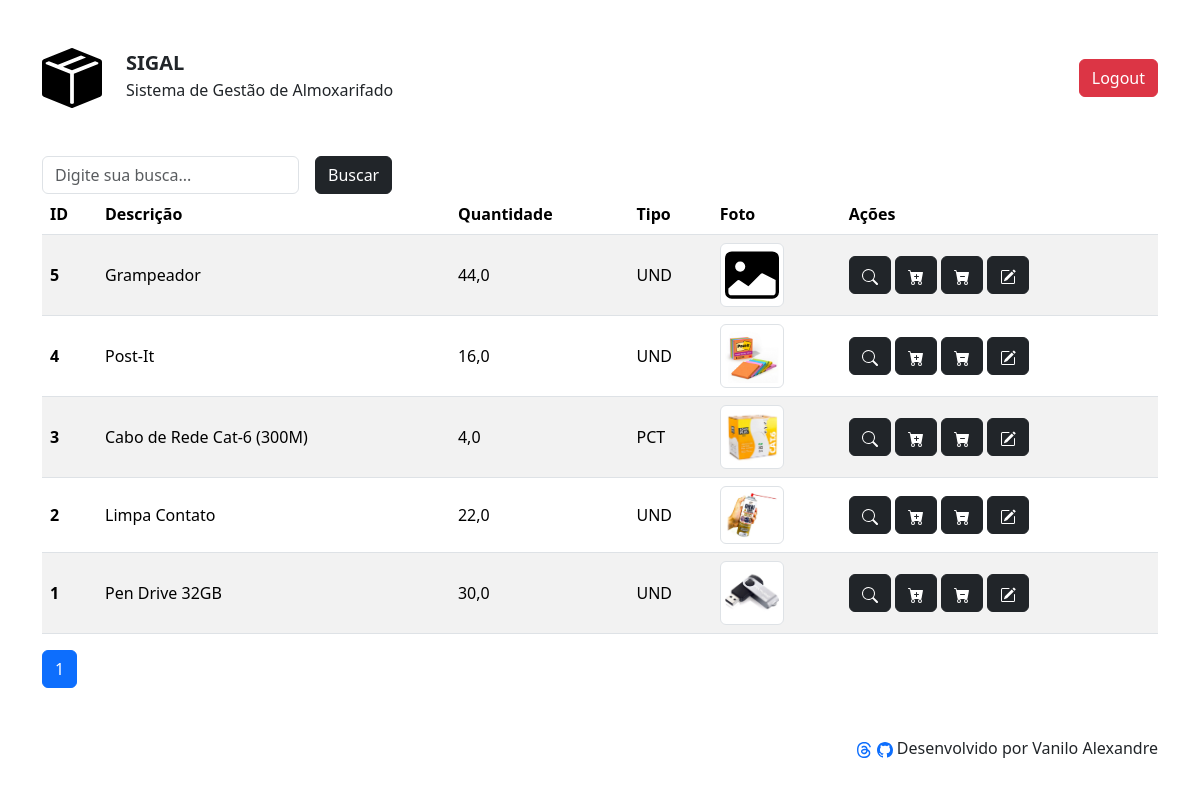
The page /list (signed in) on the database its author committed.
### apps/estoque/models.py (models this page shows, shortened)
class Material(models.Model):
    OPCOES_CATEGORIA = [
        ("MAT-TIC", "Material de TIC"),
        ("MAT-EXPEDIENTE", "Material de Expediente"),
        ("MAT-ESCRITORIO", "Material de Escritório"),
    ]
    OPCOES_MEDIDA = [
        ("UND", "Unidade"),
        ("KG", "Quilograma"),
        ("PCT", "Pacote"),
    ]
    desc = models.CharField(max_length=100, null=False, blank=False)
    categoria = models.CharField(max_length=100, choices=OPCOES_CATEGORIA, default="")
    qtd = models.DecimalField(max_digits=8, decimal_places=1, null=False, blank=False)
    tipo = models.CharField(max_length=100, choices=OPCOES_MEDIDA, default="UND")
    foto = models.ImageField(upload_to="fotos/%Y/%m/%d/", blank=True)

### apps/estoque/views.py (the view)
# urls.py: path('list', listMaterial, name='list'),
def listMaterial(request):
    if not request.user.is_authenticated:
        messages.error(request, 'Usuário não logado')
        return redirect('login')
    materiais = Material.objects.order_by("-id")
    materiais = Paginator(materiais, 20)
    page_number = request.GET.get("page")
    page_obj = materiais.get_page(page_number)
    return render(request, 'estoque/listarMaterial.html', {"cards": page_obj})

### templates/estoque/listarMaterial.html (shortened to what this page needs)
{% extends 'shared/base.html' %}
{% load static %}
{% block content %}
<body>
    <div class="container-sm">
        <div>
            <form class="row row-cols-lg-auto g-3" action="{% url 'busca-material' %}" method="get">
                <div class="col-12">
                    <input name="q" class="form-control" type="text" placeholder="Digite sua busca...">
                </div>
                <div class="col-12">
                    <button type="submit" class="btn btn-dark">Buscar</button>
                </div>
            </form>
        </div>
        <table class="table table-striped align-middle">
            <thead>
                <tr>
                    <th scope="col">ID</th>
                    <th scope="col">Descrição</th>
                    <th scope="col">Quantidade</th>
                    <th scope="col">Tipo</th>
                    <th scope="col">Foto</th>
                    <th scope="col">Ações</th>
                </tr>
            </thead>
            <tbody>
                {% include 'partials/materialTable.html' %}
            </tbody>
        </table>
        <nav aria-label="Paginação da Lista de Materiais">
            <ul class="pagination">
                <li class="page-item active" aria-current="page">
                    <a class="page-link" href="#">{{ cards.number }}</a>
                </li>
            </ul>
        </nav>
    </div>
</body>
{% endblock %}

### templates/partials/materialTable.html (shortened to what this page needs)
{% load static %}
{% if cards %}
{% for material in cards %}
<tr>
    <th scope="row">{{material.id}}</th>
    <td>{{material.desc}}</td>
    <td>{{material.qtd}}</td>
    <td>{{material.tipo}}</td>
    {% if material.foto == "" or material.foto == null %}
        <td><img class="img-thumbnail" style="max-width: 64px; max-height: 64px;" src="{% static '/assets/images/not-found.svg' %}" alt="foto"></td>
    {% else %}
        <td><img class="img-thumbnail" style="max-width: 64px; max-height: 64px;" src="{{ material.foto.url }}" alt="foto"></td>
    {% endif %}
    <td>
        <a class="btn btn-dark" href="{% url 'view-material' material.id %}" role="button">
            <svg xmlns="http://www.w3.org/2000/svg" width="16" height="16" fill="currentColor" class="bi bi-search" viewBox="0 0 16 16">
                <path d="M11.742 10.344a6.5 6.5 0 1 0-1.397 1.398h-.001q.044.06.098.115l3.85 3.85a1 1 0 0 0 1.415-1.414l-3.85-3.85a1 1 0 0 0-.115-.1zM12 6.5a5.5 5.5 0 1 1-11 0 5.5 5.5 0 0 1 11 0"/>
            </svg>
        </a>
        <a class="btn btn-dark" href="#" role="button">
        </a>
        <a class="btn btn-dark" href="#" role="button">
        </a>
        {% if perms.estoque.change_material %}
            <a class="btn btn-dark" href="{% url 'edit-material' material.id %}" role="button">
            </a>
        {% endif %}
    </td>
</tr>
{% endfor%}
{% endif %}

### rows shown on the page
Material: id "5", desc "Grampeador", qtd "44,0", tipo "UND"
Material: id "4", desc "Post-It", qtd "16,0", tipo "UND", foto (picture)
Material: id "3", desc "Cabo de Rede Cat-6 (300M)", qtd "4,0", tipo "PCT", foto (picture)
Material: id "2", desc "Limpa Contato", qtd "22,0", tipo "UND", foto (picture)
Material: id "1", desc "Pen Drive 32GB", qtd "30,0", tipo "UND", foto (picture)

### other values the page prints
{{ cards.number }} "1"
